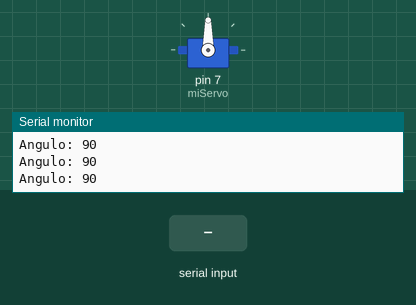
Simulated run of this sketch. Board: Arduino Uno, built with avr-gcc and run on an emulated ATmega328P. Shown: servo, the last lines printed to the serial monitor. The test bench sets the inputs (shaded band).

Above: at 1.2 s.
1.3 s: "a" received over Serial
At 1.7 s:
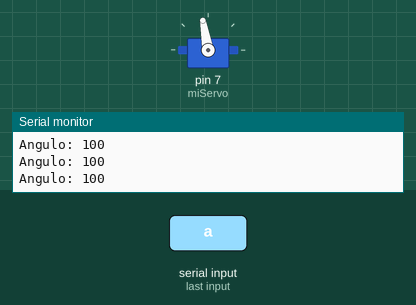
2.8 s: "z" received over Serial
At 3.6 s:
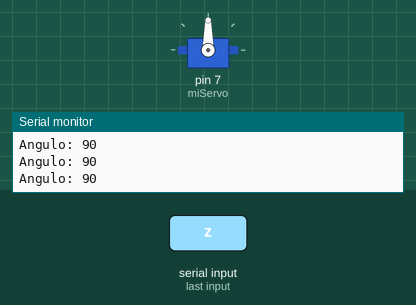
Timing chart, 0 to 5.8 s (numbered marks = the images above; inputs shaded):
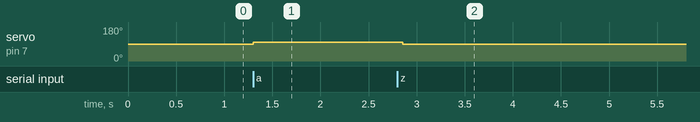

Measured:
- after the input at 1.3 s, servo on pin 7 (miServo): 90° → 100° at once
- after the input at 2.8 s, servo on pin 7 (miServo): 100° → 90° after 0.06 s

The sketch:

servo_lib_complejo.ino
```cpp
//VARIANTE USANDO UN POTENCIOMETRO PARA DETERMINAR EL ANGULO

#include <Servo.h>

Servo miServo;
int angulo=90;

void setup()
{
  miServo.attach(7);
  Serial.begin(9600);
  miServo.write(angulo);

}

void loop()
{
  unsigned char comando=0;

  if(Serial.available()) // solo lee si hay un byte en el buffer
  {
    comando=Serial.read(); //se lee byte

    if(comando=='a')
    {
      miServo.attach(7);
      angulo=angulo+10;

    }
    else if (comando=='z')
    {
      miServo.attach(7);
      angulo-=10;
    }

    angulo=constrain(angulo,0,180); //se restringe el valor de 0 a 180
    miServo.write(angulo);
    delay(50);
    miServo.detach();
  }


  Serial.print("Angulo: ");
  Serial.println(angulo);
  delay(100);

}
```
